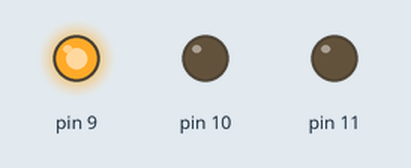
Bench run of a sketch on a simulated Arduino Uno, built with avr-gcc and run on an emulated ATmega328P. Shown: output pins drawn as LEDs (lit = HIGH). What the sketch prints to the serial monitor is not drawn.

Above: at 0.1 s.
At 7.6 s:
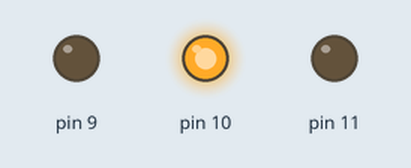
At 9.6 s:
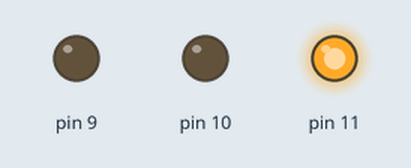
At 11.1 s:
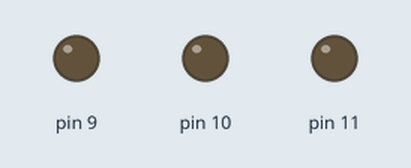
Timing chart, 0 to 12.6 s (numbered marks = the images above):
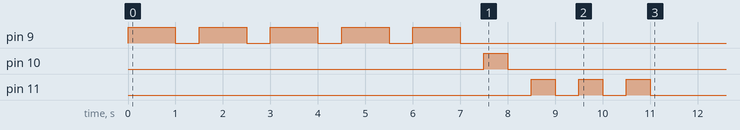

The sketch:

fun_with_arduino.ino
```cpp
/*
Arshia Kohanteb created: August 20th
D11 = RED;
D10 = YELLOW;
D9 = GREEN;
*/

//THERE ARE 3 SECTIONS OF THE IDE:
//*GLOBAL VARIABLES
//*SETUP
//*LOOP

int LED6 = 6;
int LED5 = 7;
int LED4 = 8;
int LED3 = 9;
int LED2 = 10;
int LED1 = 11;
int timer = 100;
void setup() {
  // initialize digital pin 13 as an output.
  Serial.begin(9600);
  pinMode(11, OUTPUT);
  pinMode(10, OUTPUT);
  pinMode(9,  OUTPUT);
  program();
}
 void TurnOn(int pin)
{
  digitalWrite(pin, HIGH);
  delay(timer);
  }
   void TurnOff(int pin)
{
  digitalWrite(pin, LOW);
  delay(timer);
  }
 void lightshow6()
 {
    TurnOn(LED1);
    TurnOn(LED2);
    TurnOn(LED3);
    TurnOn(LED4);
    TurnOn(LED5);
    TurnOn(LED6);
    TurnOff(LED6);
    TurnOff(LED5);
    TurnOff(LED4);
    TurnOff(LED3);
    TurnOff(LED2);
    TurnOff(LED1);
  }
   void lightshow3()
 {
    TurnOn(LED1);
    TurnOn(LED2);
    TurnOn(LED3);
    TurnOff(LED3);
    TurnOff(LED2);
    TurnOff(LED1);
  }
  void program()
  {
        for(int i = 0; i < 5;i++)
        {  Serial.print(i);
          digitalWrite(9,HIGH);
          delay(1000);
          digitalWrite(9,LOW);
          delay(500);
        }
        for(int i = 0; i < 1;i++)
        {  Serial.print(i);
          digitalWrite(10,HIGH);
          delay(500);
          digitalWrite(10,LOW);
          delay(500);
        }
        for(int i = 0; i < 3;i++)
        {  Serial.print(i);
          digitalWrite(11,HIGH);
          delay(500);
          digitalWrite(11,LOW);
          delay(500);
        }
    }

void loop() {

  /*Serial.print("Time = ");
  Serial.println(timer);
  Serial.println(millis());
  timer+=10;*/

}
```
